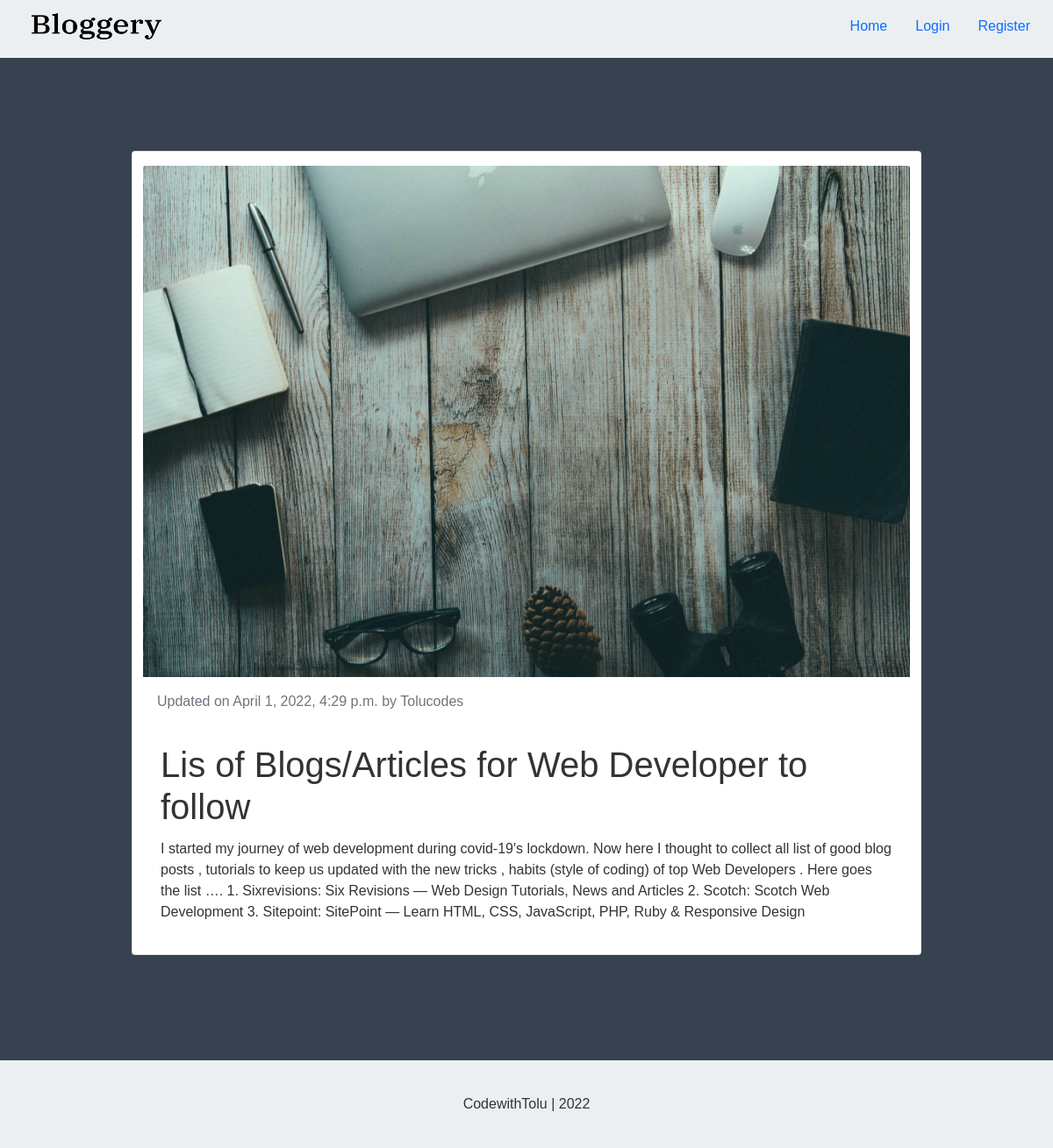
/blog/tolucodes-lis-of-blogsarticles-for-web-developer-to-follow/, run on an earlier commit of the app's database.
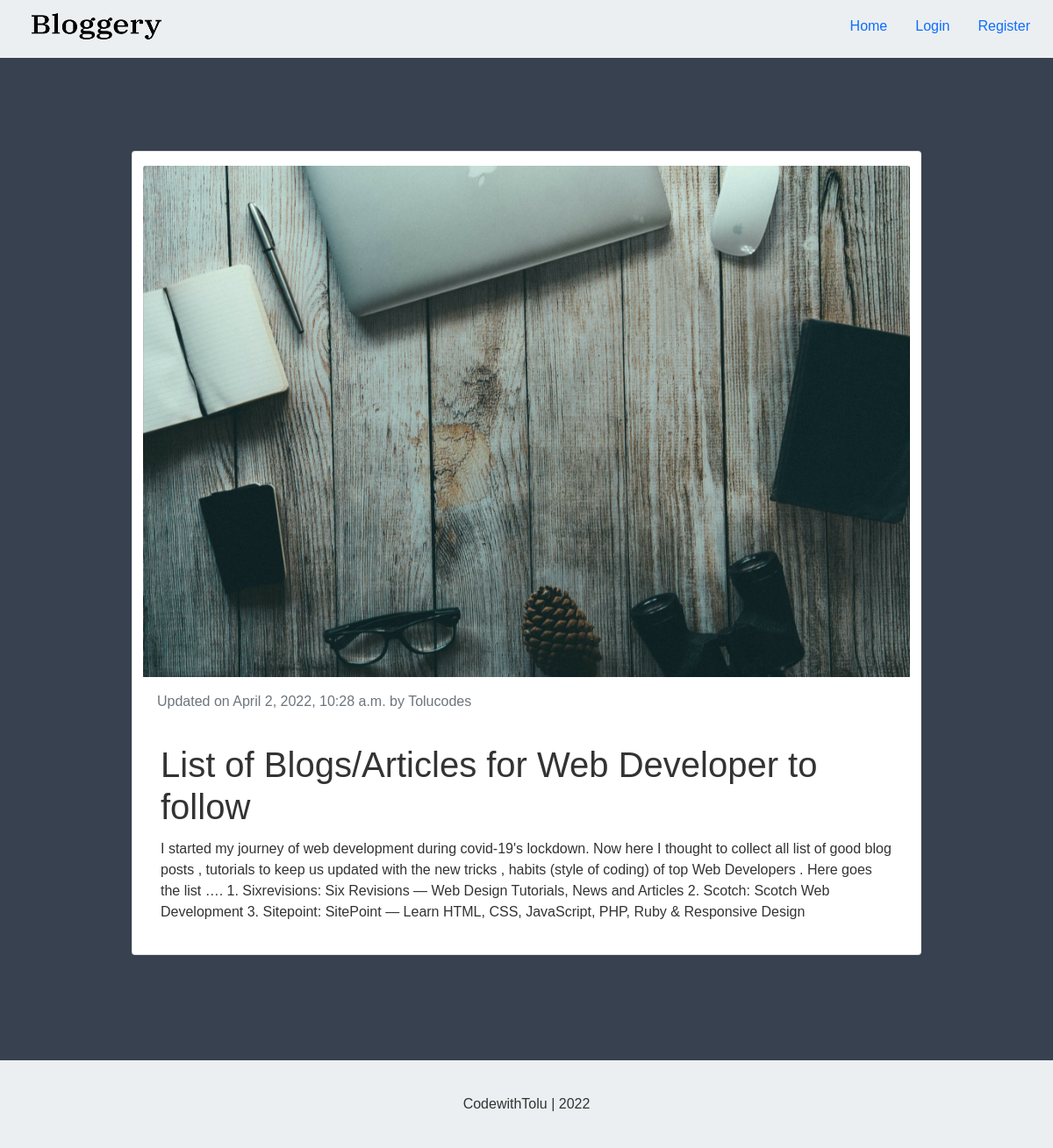
And on a later commit of the database.
### blog/models.py (models this page shows, shortened)
class BlogPost(models.Model):
    title                   = models.CharField(max_length=50, blank=False, null=False)
    body                    = models.TextField(max_length=5000, blank=False, null=False)
    image                   = models.ImageField(upload_to=upload_location, null=True, blank=True)
    date_published          = models.DateTimeField(auto_now_add=True, verbose_name="date published")
    date_updated            = models.DateTimeField(auto_now=True, verbose_name="date updated")
    author                  = models.ForeignKey(settings.AUTH_USER_MODEL, on_delete=models.CASCADE)
    slug                    = models.SlugField(blank=True, unique=True)

### account/models.py (models this page shows, shortened)
class Account(AbstractBaseUser):
    email                   = models.EmailField(unique=True, max_length=50)
    username                = models.CharField(unique=True, max_length=25)
    date_joined             = models.DateTimeField(auto_now_add=True)
    last_login              = models.DateTimeField(auto_now=True)
    is_admin                = models.BooleanField(default=False)
    is_staff                = models.BooleanField(default=False)
    is_active               = models.BooleanField(default=True)
    is_superuser            = models.BooleanField(default=False)
    USERNAME_FIELD = 'email'
    REQUIRED_FIELDS = ['username', ]
    objects = MyAccountManager()
    def __str__(self):
        return self.username

### blog/views.py (the view)
# urls.py: path('<slug>/', blog_details_view, name="blog_details"),
def blog_details_view(request, slug):
    context = {}
    blog_details = get_object_or_404(BlogPost, slug=slug)
    context['blog_details'] = blog_details
    return render(request, 'blog/blog_details.html', context)

### blog/templates/blog/blog_details.html (shortened to what this page needs)
{% extends 'base.html' %}
{% block content %}
<div class="container">
    <div class="row">
        <div class="card py-3 mt-2">
            {% if blog_details.image %}
            <img src="{{blog_details.image.url}}" class="card-img-top">
            {% endif %}
            <p class="text-muted px-3 pt-3">
                Updated on {{blog_details.date_updated}} by {{blog_details.author|title}}
            </p>
            <div class="card-body">
              <h1 class="card-title">{{blog_details.title}}</h1>
              <p class="card-text">{{blog_details.body|safe}}</p>
            </div>
          </div>
    </div>
</div>
{% endblock content %}

### templates/base.html (shortened to what this page needs)
<!DOCTYPE html>
{% load static %}
<html lang="en">
<head>
    {% include 'snippets/header.html' %}
</head>
<body class="bg">
    <div class="main">
        <div class="container-fluid bg-white px-5">
            <header class="fixed-top" style="background-color: #ECEFF1;">
              <div class="d-flex flex-column flex-md-row align-items-center pb-3 header">
                <a href="/" class="d-flex align-items-center mb-3 mb-md-0 me-md-auto text-dark text-decoration-none">
                    <span class="fs-4 logo-parent">
                        <img class="logo" src="{% static 'cover.png' %}" alt="ee">
                    </span>
                  </a>
                  {% with request.resolver_match.url_name as url_name %}
                    <ul class="nav nav-pills nav-list">
                        <li class="nav-item"><a href="{% url 'home_page' %}" class="nav-link {% if url_name == 'home_page' %}active{% endif %}" aria-current="page">Home</a></li>
                        {% if request.user.is_authenticated %}
                        <li class="nav-item"><a href="{% url 'update' %}" class="nav-link {% if url_name == 'update' %}active{% endif %}">Profile</a></li>
                        <li class="nav-item"><a href="{% url 'logout' %}" class="nav-link {% if url_name == 'logout' %}active{% endif %}">Logout</a></li>
                        <li class="mt-2 fw-bold ps-2" style="color: #333;">Welcome, {{ request.user.username|title }}🙂.</li>
                        {% else %}
                        <li class="nav-item"><a href="{% url 'login' %}" class="nav-link {% if url_name == 'login' %}active{% endif %}">Login</a></li>
                        <li class="nav-item active"><a href="{% url 'register' %}" class="nav-link {% if url_name == 'register' %}active{% endif %}">Register</a></li>
                        {% endif %}
                    </ul>
                  {% endwith %}
              </div>
            </header>
          </div>
        <div class="container-fluid content" style="margin-top: 9rem;">
            {% block content %}
            {% endblock content %}
        </div>
    </div>
</body>
<footer class="bg-da" style="background-color: #ECEFF1; color: #333;margin-top: 100px;">
    {% include 'snippets/footer.html' %}
</footer>
</html>

### templates/snippets/header.html (shortened to what this page needs)
<link href="https://cdn.jsdelivr.net/npm/bootstrap@5.1.3/dist/css/bootstrap.min.css" rel="stylesheet">
<link href="https://cdn.jsdelivr.net/npm/bootstrap@5.1.3/dist/css/bootstrap.min.css" rel="stylesheet">
<link href="../assets/dist/css/bootstrap.min.css" rel="stylesheet">
<link rel="stylesheet" href="https://cdnjs.cloudflare.com/ajax/libs/font-awesome/6.1.1/css/all.min.css" />

### templates/snippets/footer.html (shortened to what this page needs)
<div class="footer d-flex align-items-center flex-column">
    <p class="m-auto">CodewithTolu | 2022</p>
</div>

### templates/snippets/header.html (style rules this page uses)
.content { margin: 0 auto; margin-top: 120px; }
body { background-color: #fff; font-family: Arial, Helvetica, sans-serif; }
.main { min-height: 100vh; height:100%; margin-top: 20px; }
.header { height: 30px; padding-top: 30px; width: 100%; padding-right: 10px; }
.logo { width: 200px; height: 80px; margin-top: 0px; }
.footer { min-height:100px; }
.container { max-width: 960px; }
.bg { background-color: #374150; color: #fff; }

### blog/templates/blog/blog_details.html (style rules this page uses)
.container { color: #333; }
.header { margin-bottom: 20px; }
.card { max-width: 900px; min-width: 200px; margin: 0 auto; }
.container { padding: 20px; }
.logo { width: 220px; height: 80px; margin-top: 0px; }

What changed in the data, as far as the page shows it:
changed BlogPost "Tolucodes": date_updated "April 1, 2022, 4:29 p.m." → "April 2, 2022, 10:28 a.m."; title "Lis of Blogs/Articles for Web Developer to follow" → "List of Blogs/Articles for Web Developer to follow"
